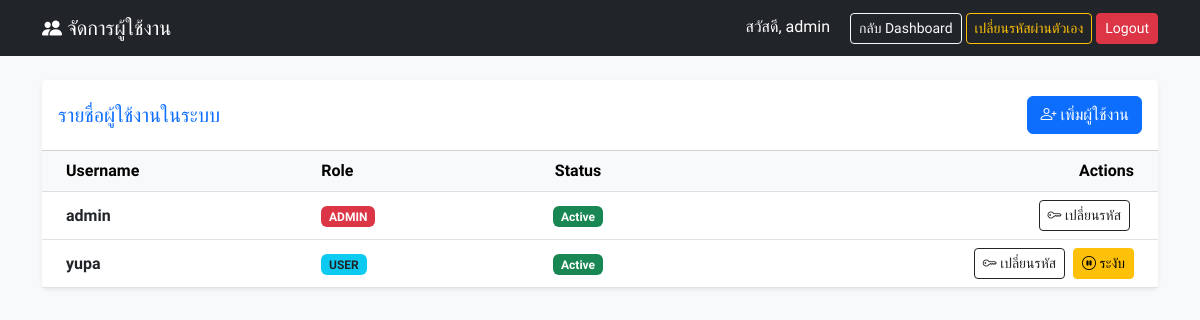
The page /admin_users.php (signed in) on the database its author committed.
### tables this page shows
CREATE TABLE `users` (
  `id` int(11) NOT NULL,
  `username` varchar(50) NOT NULL,
  `password` varchar(255) DEFAULT NULL,
  `role` enum('admin','user') NOT NULL DEFAULT 'user',
  `created_at` timestamp NULL DEFAULT current_timestamp(),
  `is_active` tinyint(1) DEFAULT 1
);

### admin_users.php (the view, shortened to what this page needs)
<?php
require 'db.php';
$stmt = $pdo->query("SELECT * FROM users ORDER BY id ASC");
$users = $stmt->fetchAll();
?>
<!DOCTYPE html>
<html lang="th">
<head>
    <link href="https://cdn.jsdelivr.net/npm/bootstrap@5.3.0/dist/css/bootstrap.min.css" rel="stylesheet">
    <link rel="stylesheet" href="https://cdn.jsdelivr.net/npm/bootstrap-icons@1.11.0/font/bootstrap-icons.css">
</head>
<body>
<nav class="navbar navbar-dark bg-dark mb-4">
    <div class="container">
        <span class="navbar-brand"><i class="bi bi-people-fill"></i> จัดการผู้ใช้งาน</span>
        <div>
            <span class="text-white me-3">สวัสดี, <?php echo $_SESSION['username']; ?></span>
            <a href="admin_dashboard.php" class="btn btn-outline-light btn-sm">กลับ Dashboard</a>
            <button class="btn btn-outline-warning btn-sm" onclick="openChangeOwnPassModal()">เปลี่ยนรหัสผ่านตัวเอง</button>
            <a href="logout.php" class="btn btn-danger btn-sm">Logout</a>
        </div>
    </div>
</nav>
<div class="container">
    <div class="card shadow-sm border-0">
        <div class="card-header bg-white py-3 d-flex justify-content-between align-items-center">
            <h5 class="mb-0 text-primary">รายชื่อผู้ใช้งานในระบบ</h5>
            <button class="btn btn-primary" data-bs-toggle="modal" data-bs-target="#addUserModal">
                <i class="bi bi-person-plus"></i> เพิ่มผู้ใช้งาน
            </button>
        </div>
        <div class="card-body p-0">
            <table class="table table-hover mb-0 align-middle">
                <thead class="table-light">
                    <tr>
                        <th class="ps-4">Username</th>
                        <th>Role</th>
                        <th class="text-center">Status</th>
                        <th class="text-end pe-4">Actions</th>
                    </tr>
                </thead>
                <tbody>
                <?php foreach($users as $u): ?>
                    <tr class="<?php echo ($u['is_active'] == 0) ? 'table-secondary text-muted' : ''; ?>">
                        <td class="ps-4 fw-bold"><?php echo htmlspecialchars($u['username']); ?></td>
                        <td>
                            <?php if($u['role']=='admin'): ?>
                                <span class="badge bg-danger">ADMIN</span>
                            <?php else: ?>
                                <span class="badge bg-info text-dark">USER</span>
                            <?php endif; ?>
                        </td>
                        <td class="text-center">
                            <?php if($u['is_active'] == 1): ?>
                                <span class="badge bg-success">Active</span>
                            <?php else: ?>
                                <span class="badge bg-secondary">Suspended</span>
                            <?php endif; ?>
                        </td>
                        <td class="text-end pe-4">
                            <button class="btn btn-sm btn-outline-dark me-1" onclick="openResetModal(<?php echo $u['id']; ?>, '<?php echo $u['username']; ?>')">
                                <i class="bi bi-key"></i> เปลี่ยนรหัส
                            </button>
                            <?php if($u['id'] != $_SESSION['user_id']): ?>
                                <?php if($u['is_active'] == 1): ?>
                                    <button class="btn btn-sm btn-warning" onclick="toggleStatus(<?php echo $u['id']; ?>)">
                                        <i class="bi bi-pause-circle"></i> ระงับ
                                    </button>
                                <?php else: ?>
                                    <button class="btn btn-sm btn-success" onclick="toggleStatus(<?php echo $u['id']; ?>)">
                                        <i class="bi bi-play-circle"></i> เปิดใช้งาน
                                    </button>
                                <?php endif; ?>
                            <?php endif; ?>
                        </td>
                    </tr>
                <?php endforeach; ?>
                </tbody>
            </table>
        </div>
    </div>
</div>
</body>
</html>

### admin_users.php (style rules this page uses)
body { font-family: 'Sarabun', sans-serif; background: #f8f9fa; }

### rows shown on the page
users: username "admin", role "ADMIN", is_active "Active"
users: username "yupa", role "USER", is_active "Active"

### other values the page prints
$_SESSION['username'] "admin"
